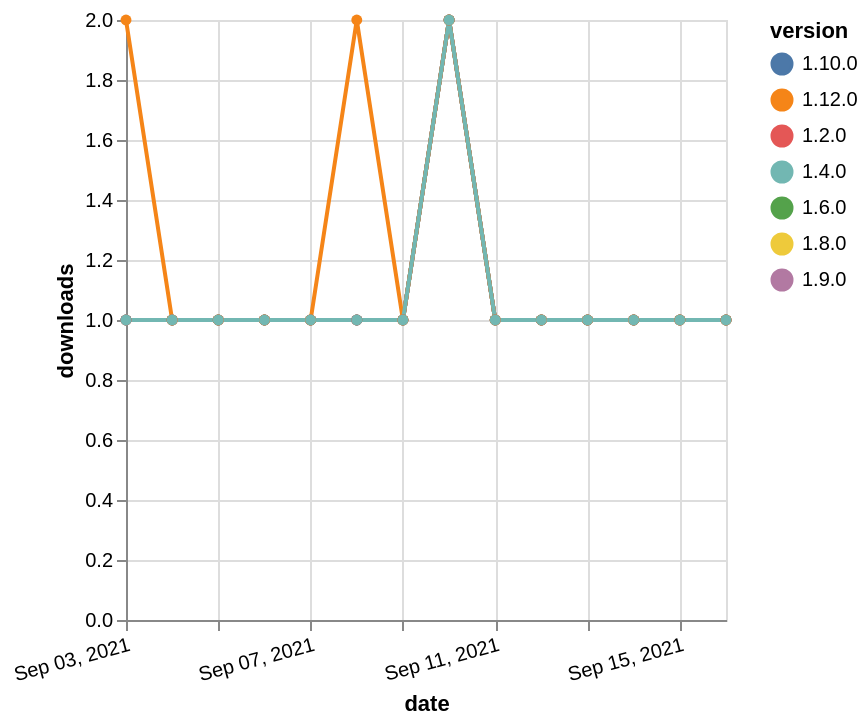

Vega-Lite specification for this chart:
### Vega-Lite specification from a JSON file in a GitHub repository (floating-point values rounded to 4 significant figures)
{"$schema": "https://vega.github.io/schema/vega-lite/v5.json", "description": "A simple bar chart with embedded data.", "data": {"values": [{"date": "2021-09-03", "total": 175, "delta": 1, "version": "1.6.0"}, {"date": "2021-09-04", "total": 176, "delta": 1, "version": "1.6.0"}, {"date": "2021-09-05", "total": 177, "delta": 1, "version": "1.6.0"}, {"date": "2021-09-06", "total": 178, "delta": 1, "version": "1.6.0"}, {"date": "2021-09-07", "total": 179, "delta": 1, "version": "1.6.0"}, {"date": "2021-09-08", "total": 180, "delta": 1, "version": "1.6.0"}, {"date": "2021-09-09", "total": 181, "delta": 1, "version": "1.6.0"}, {"date": "2021-09-10", "total": 183, "delta": 2, "version": "1.6.0"}, {"date": "2021-09-11", "total": 184, "delta": 1, "version": "1.6.0"}, {"date": "2021-09-12", "total": 185, "delta": 1, "version": "1.6.0"}, {"date": "2021-09-13", "total": 186, "delta": 1, "version": "1.6.0"}, {"date": "2021-09-14", "total": 187, "delta": 1, "version": "1.6.0"}, {"date": "2021-09-15", "total": 188, "delta": 1, "version": "1.6.0"}, {"date": "2021-09-16", "total": 189, "delta": 1, "version": "1.6.0"}, {"date": "2021-09-03", "total": 147, "delta": 1, "version": "1.8.0"}, {"date": "2021-09-04", "total": 148, "delta": 1, "version": "1.8.0"}, {"date": "2021-09-05", "total": 149, "delta": 1, "version": "1.8.0"}, {"date": "2021-09-06", "total": 150, "delta": 1, "version": "1.8.0"}, {"date": "2021-09-07", "total": 151, "delta": 1, "version": "1.8.0"}, {"date": "2021-09-08", "total": 152, "delta": 1, "version": "1.8.0"}, {"date": "2021-09-09", "total": 153, "delta": 1, "version": "1.8.0"}, {"date": "2021-09-10", "total": 155, "delta": 2, "version": "1.8.0"}, {"date": "2021-09-11", "total": 156, "delta": 1, "version": "1.8.0"}, {"date": "2021-09-12", "total": 157, "delta": 1, "version": "1.8.0"}, {"date": "2021-09-13", "total": 158, "delta": 1, "version": "1.8.0"}, {"date": "2021-09-14", "total": 159, "delta": 1, "version": "1.8.0"}, {"date": "2021-09-15", "total": 160, "delta": 1, "version": "1.8.0"}, {"date": "2021-09-16", "total": 161, "delta": 1, "version": "1.8.0"}, {"date": "2021-09-03", "total": 138, "delta": 1, "version": "1.9.0"}, {"date": "2021-09-04", "total": 139, "delta": 1, "version": "1.9.0"}, {"date": "2021-09-05", "total": 140, "delta": 1, "version": "1.9.0"}, {"date": "2021-09-06", "total": 141, "delta": 1, "version": "1.9.0"}, {"date": "2021-09-07", "total": 142, "delta": 1, "version": "1.9.0"}, {"date": "2021-09-08", "total": 143, "delta": 1, "version": "1.9.0"}, {"date": "2021-09-09", "total": 144, "delta": 1, "version": "1.9.0"}, {"date": "2021-09-10", "total": 146, "delta": 2, "version": "1.9.0"}, {"date": "2021-09-11", "total": 147, "delta": 1, "version": "1.9.0"}, {"date": "2021-09-12", "total": 148, "delta": 1, "version": "1.9.0"}, {"date": "2021-09-13", "total": 149, "delta": 1, "version": "1.9.0"}, {"date": "2021-09-14", "total": 150, "delta": 1, "version": "1.9.0"}, {"date": "2021-09-15", "total": 151, "delta": 1, "version": "1.9.0"}, {"date": "2021-09-16", "total": 152, "delta": 1, "version": "1.9.0"}, {"date": "2021-09-03", "total": 173, "delta": 1, "version": "1.10.0"}, {"date": "2021-09-04", "total": 174, "delta": 1, "version": "1.10.0"}, {"date": "2021-09-05", "total": 175, "delta": 1, "version": "1.10.0"}, {"date": "2021-09-06", "total": 176, "delta": 1, "version": "1.10.0"}, {"date": "2021-09-07", "total": 177, "delta": 1, "version": "1.10.0"}, {"date": "2021-09-08", "total": 178, "delta": 1, "version": "1.10.0"}, {"date": "2021-09-09", "total": 179, "delta": 1, "version": "1.10.0"}, {"date": "2021-09-10", "total": 181, "delta": 2, "version": "1.10.0"}, {"date": "2021-09-11", "total": 182, "delta": 1, "version": "1.10.0"}, {"date": "2021-09-12", "total": 183, "delta": 1, "version": "1.10.0"}, {"date": "2021-09-13", "total": 184, "delta": 1, "version": "1.10.0"}, {"date": "2021-09-14", "total": 185, "delta": 1, "version": "1.10.0"}, {"date": "2021-09-15", "total": 186, "delta": 1, "version": "1.10.0"}, {"date": "2021-09-16", "total": 187, "delta": 1, "version": "1.10.0"}, {"date": "2021-09-03", "total": 219, "delta": 1, "version": "1.2.0"}, {"date": "2021-09-04", "total": 220, "delta": 1, "version": "1.2.0"}, {"date": "2021-09-05", "total": 221, "delta": 1, "version": "1.2.0"}, {"date": "2021-09-06", "total": 222, "delta": 1, "version": "1.2.0"}, {"date": "2021-09-07", "total": 223, "delta": 1, "version": "1.2.0"}, {"date": "2021-09-08", "total": 224, "delta": 1, "version": "1.2.0"}, {"date": "2021-09-09", "total": 225, "delta": 1, "version": "1.2.0"}, {"date": "2021-09-10", "total": 227, "delta": 2, "version": "1.2.0"}, {"date": "2021-09-11", "total": 228, "delta": 1, "version": "1.2.0"}, {"date": "2021-09-12", "total": 229, "delta": 1, "version": "1.2.0"}, {"date": "2021-09-13", "total": 230, "delta": 1, "version": "1.2.0"}, {"date": "2021-09-14", "total": 231, "delta": 1, "version": "1.2.0"}, {"date": "2021-09-15", "total": 232, "delta": 1, "version": "1.2.0"}, {"date": "2021-09-16", "total": 233, "delta": 1, "version": "1.2.0"}, {"date": "2021-09-03", "total": 117, "delta": 2, "version": "1.12.0"}, {"date": "2021-09-04", "total": 118, "delta": 1, "version": "1.12.0"}, {"date": "2021-09-05", "total": 119, "delta": 1, "version": "1.12.0"}, {"date": "2021-09-06", "total": 120, "delta": 1, "version": "1.12.0"}, {"date": "2021-09-07", "total": 121, "delta": 1, "version": "1.12.0"}, {"date": "2021-09-08", "total": 123, "delta": 2, "version": "1.12.0"}, {"date": "2021-09-09", "total": 124, "delta": 1, "version": "1.12.0"}, {"date": "2021-09-10", "total": 126, "delta": 2, "version": "1.12.0"}, {"date": "2021-09-11", "total": 127, "delta": 1, "version": "1.12.0"}, {"date": "2021-09-12", "total": 128, "delta": 1, "version": "1.12.0"}, {"date": "2021-09-13", "total": 129, "delta": 1, "version": "1.12.0"}, {"date": "2021-09-14", "total": 130, "delta": 1, "version": "1.12.0"}, {"date": "2021-09-15", "total": 131, "delta": 1, "version": "1.12.0"}, {"date": "2021-09-16", "total": 132, "delta": 1, "version": "1.12.0"}, {"date": "2021-09-03", "total": 171, "delta": 1, "version": "1.4.0"}, {"date": "2021-09-04", "total": 172, "delta": 1, "version": "1.4.0"}, {"date": "2021-09-05", "total": 173, "delta": 1, "version": "1.4.0"}, {"date": "2021-09-06", "total": 174, "delta": 1, "version": "1.4.0"}, {"date": "2021-09-07", "total": 175, "delta": 1, "version": "1.4.0"}, {"date": "2021-09-08", "total": 176, "delta": 1, "version": "1.4.0"}, {"date": "2021-09-09", "total": 177, "delta": 1, "version": "1.4.0"}, {"date": "2021-09-10", "total": 179, "delta": 2, "version": "1.4.0"}, {"date": "2021-09-11", "total": 180, "delta": 1, "version": "1.4.0"}, {"date": "2021-09-12", "total": 181, "delta": 1, "version": "1.4.0"}, {"date": "2021-09-13", "total": 182, "delta": 1, "version": "1.4.0"}, {"date": "2021-09-14", "total": 183, "delta": 1, "version": "1.4.0"}, {"date": "2021-09-15", "total": 184, "delta": 1, "version": "1.4.0"}, {"date": "2021-09-16", "total": 185, "delta": 1, "version": "1.4.0"}]}, "width": "container", "mark": {"type": "line", "point": {"filled": true}}, "encoding": {"x": {"field": "date", "type": "temporal", "timeUnit": "yearmonthdate", "title": "date", "axis": {"labelAngle": -15}}, "y": {"field": "delta", "type": "quantitative", "title": "downloads"}, "color": {"field": "version", "type": "nominal"}, "tooltip": {"field": "delta"}}}
